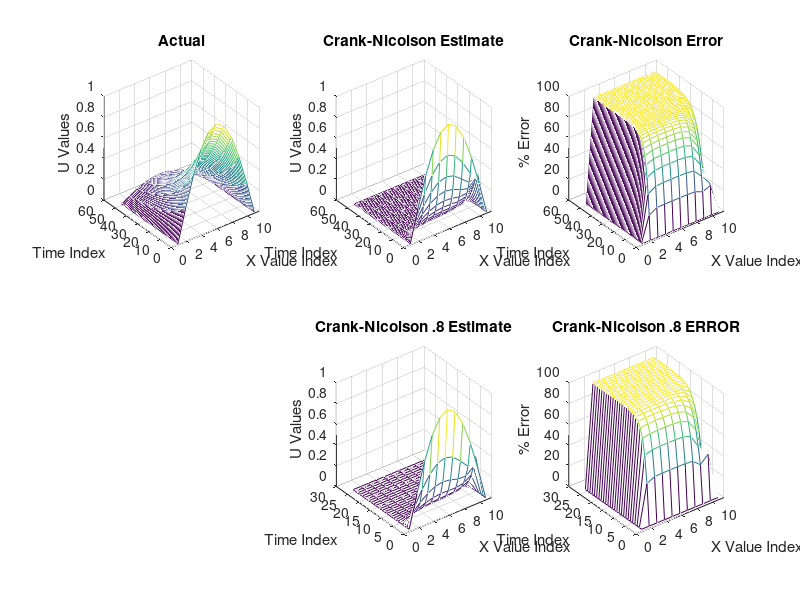

Reproduce this figure in MATLAB.
clear; clc;

% Visualization of 10.6.3
Eactual = csvread('CNBLOCKACTUAL.csv');

Eestimate = csvread('CNBLOCK.csv');
Eerror = csvread('CNERROR.csv');
E8estimate = csvread('CN8BLOCK.csv');
E8error = csvread('CN8ERROR.csv');


figure(1);
% Actual Plot 
subplot(2,3,1);
mesh(Eactual);
xlim([0 11.5]);
title('Actual');
xlabel('X Value Index');
ylabel('Time Index');
zlabel('U Values');

% CN Estimate Plot
subplot(2,3,2);
mesh(Eestimate);
xlim([0 11.5]);
title('Crank-Nicolson Estimate');
xlabel('X Value Index');
ylabel('Time Index');
zlabel('U Values');

% CN Estimate Error
subplot(2,3,3);
mesh(Eerror);
xlim([0 11.5]);
title('Crank-Nicolson Error');
xlabel('X Value Index');
ylabel('Time Index');
zlabel('% Error');

% CN Estimate .8
subplot(2,3,5);
mesh(E8estimate);
xlim([0 11.5]);
title('Crank-Nicolson .8 Estimate');
xlabel('X Value Index');
ylabel('Time Index');
zlabel('U Values');

% CN .8 Error
subplot(2,3,6);
mesh(E8error);
xlim([0 11.5]);
title('Crank-Nicolson .8 ERROR');
xlabel('X Value Index');
ylabel('Time Index');
zlabel('% Error');
